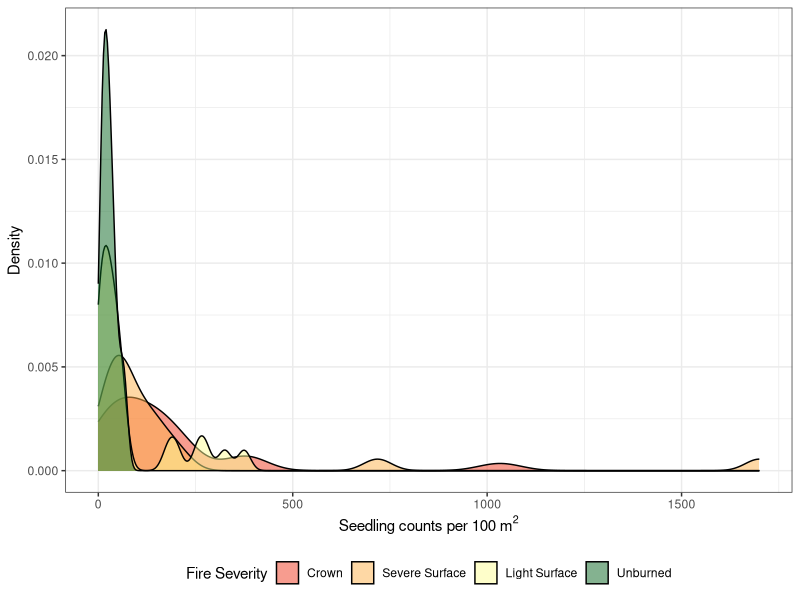
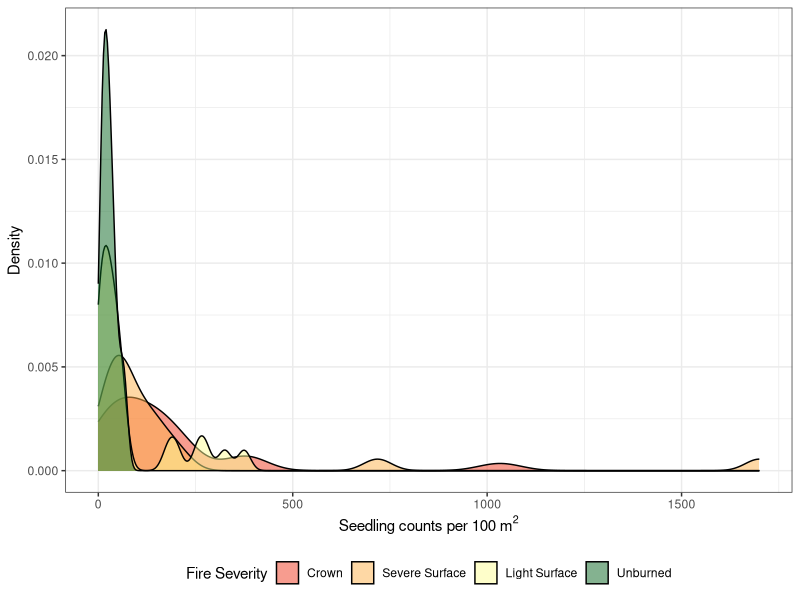

The R script that drew these images, in order:
## ---- chunk 1
knitr::opts_chunk$set(echo = TRUE)
## ---- chunk 2
library(dplyr)
library(tidyr)
library(ggplot2)
library(RColorBrewer)
## ---- chunk 3
data = read.csv("../data/SeedlingCts_FireSeverity.csv", header = TRUE, sep = ",", strip.white = TRUE)
head(data)
## ---- chunk 4
data$seedling.area
## ---- chunk 5
subplot = data %>% filter(seedling.area == 4) %>%
  mutate(seed_ct_100 = round(seedling.ct * 25)) %>%
  mutate(area = 100)
## ---- chunk 6
quad1 = data %>% filter(seedling.area == 52) %>%
  mutate(seed_ct_100 = round(seedling.ct * 1.92)) %>%
  mutate(area = 100)
## ---- chunk 7
quad2 = data %>% filter(seedling.area == 51) %>%
  mutate(seed_ct_100 = round(seedling.ct * 1.96)) %>%
  mutate(area = 100)
## ---- chunk 8
plot = data %>% filter(seedling.area == 100) %>%
  mutate(seed_ct_100 = (seedling.ct)) %>%
  mutate(area = 100)
## ---- chunk 9
data2 = rbind(subplot, quad1, quad2, plot)
## ---- chunk 10
summary(data2)
## ---- chunk 11
bquote('x axis'~(Å^2))
## ---- chunk 12
plot1 = ggplot(data=data2, aes(x=seed_ct_100, fill = fire.type)) +
    geom_density(alpha=0.5) +
  scale_fill_manual(values = c("#f03b20", "#feb24c", "#fdfd96", "#0B6623"), name="Fire Severity",
                         breaks=c("crown", "sev.surf", "surface", "unburned"),
                         labels=c("Crown", "Severe Surface", "Light Surface", "Unburned")) +
  labs(x=bquote("Seedling counts per 100" ~m^2), y = "Density") +
    theme_bw() +
  theme(legend.position = "bottom")

plot1
## ---- chunk 13
ggsave("../figures/SeedlingCounts.png", plot = plot1, width = 6, height = 5, units = "in", dpi = 300)
